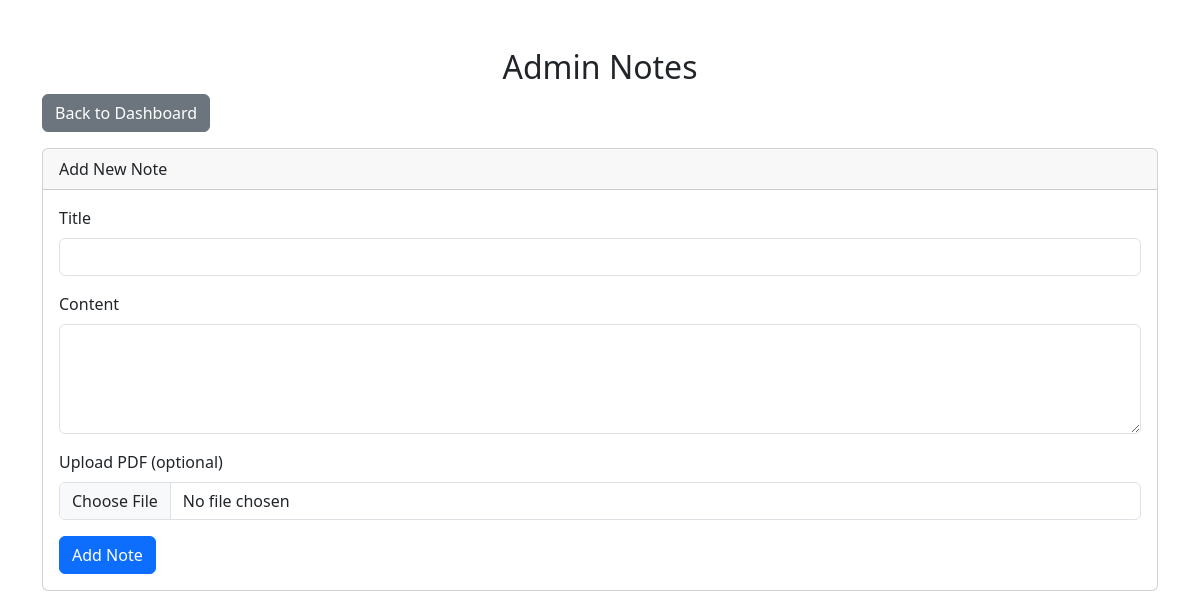
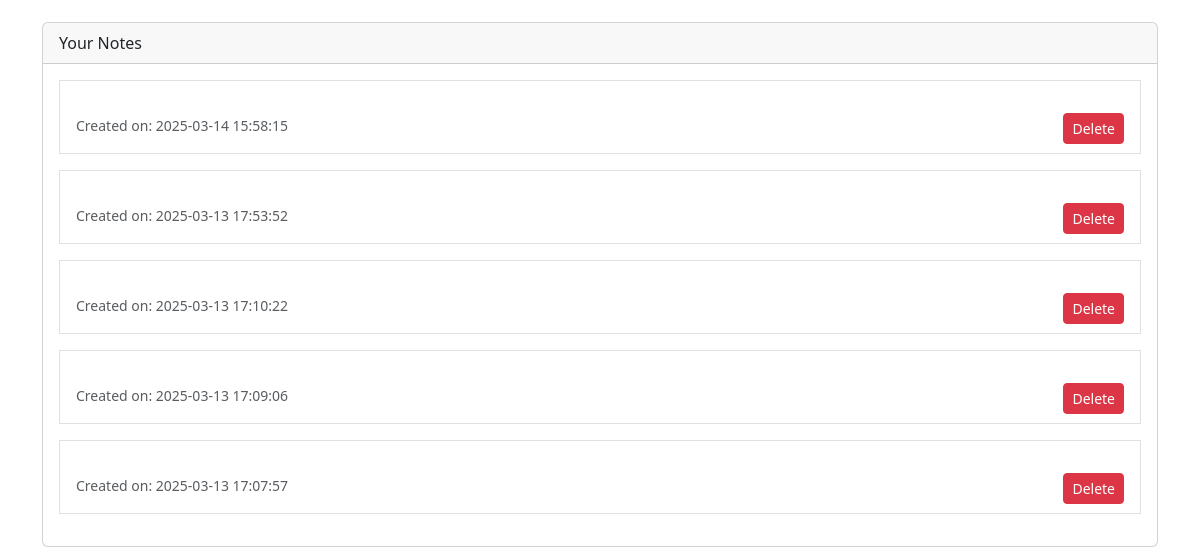
The app's page /admin/notes.php (signed in), older data (2 pictures, top to bottom).
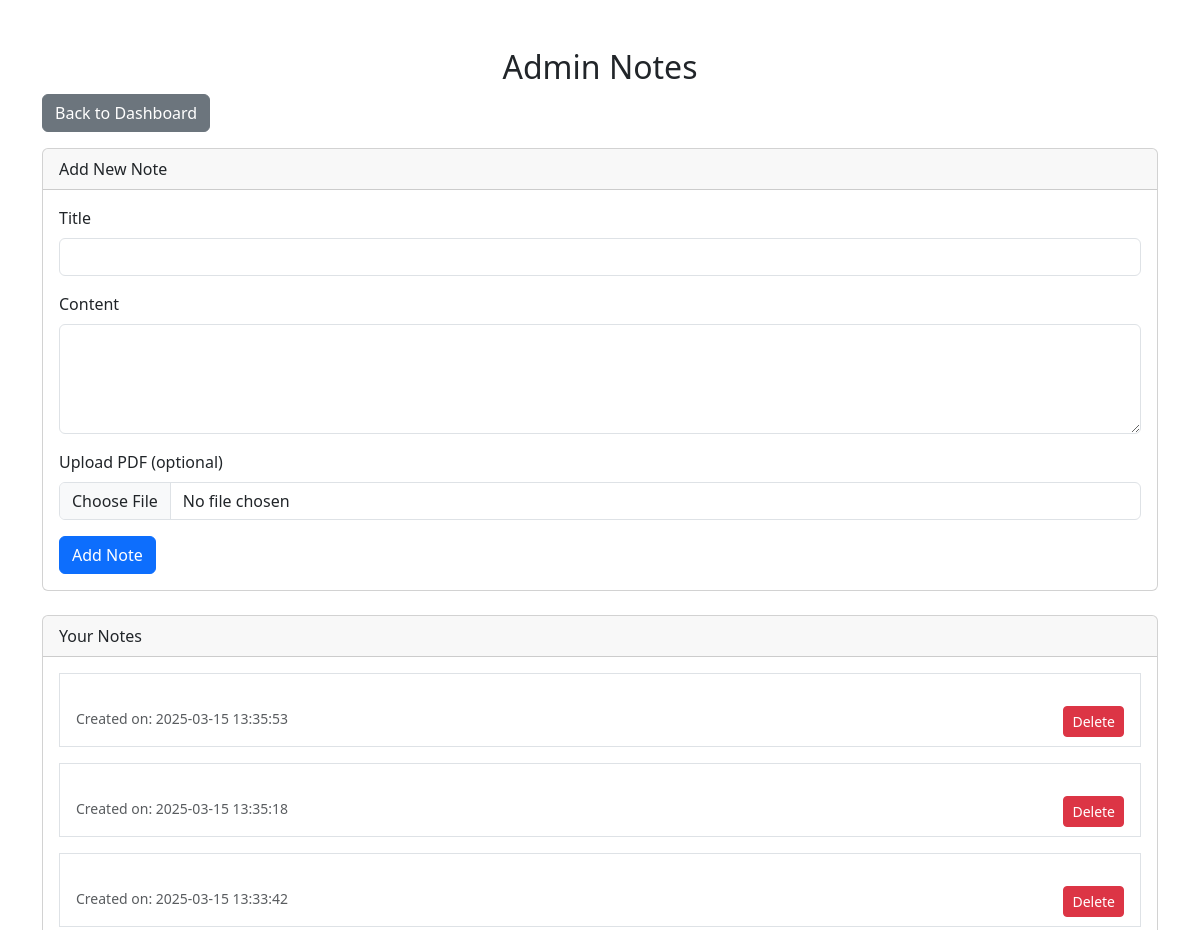
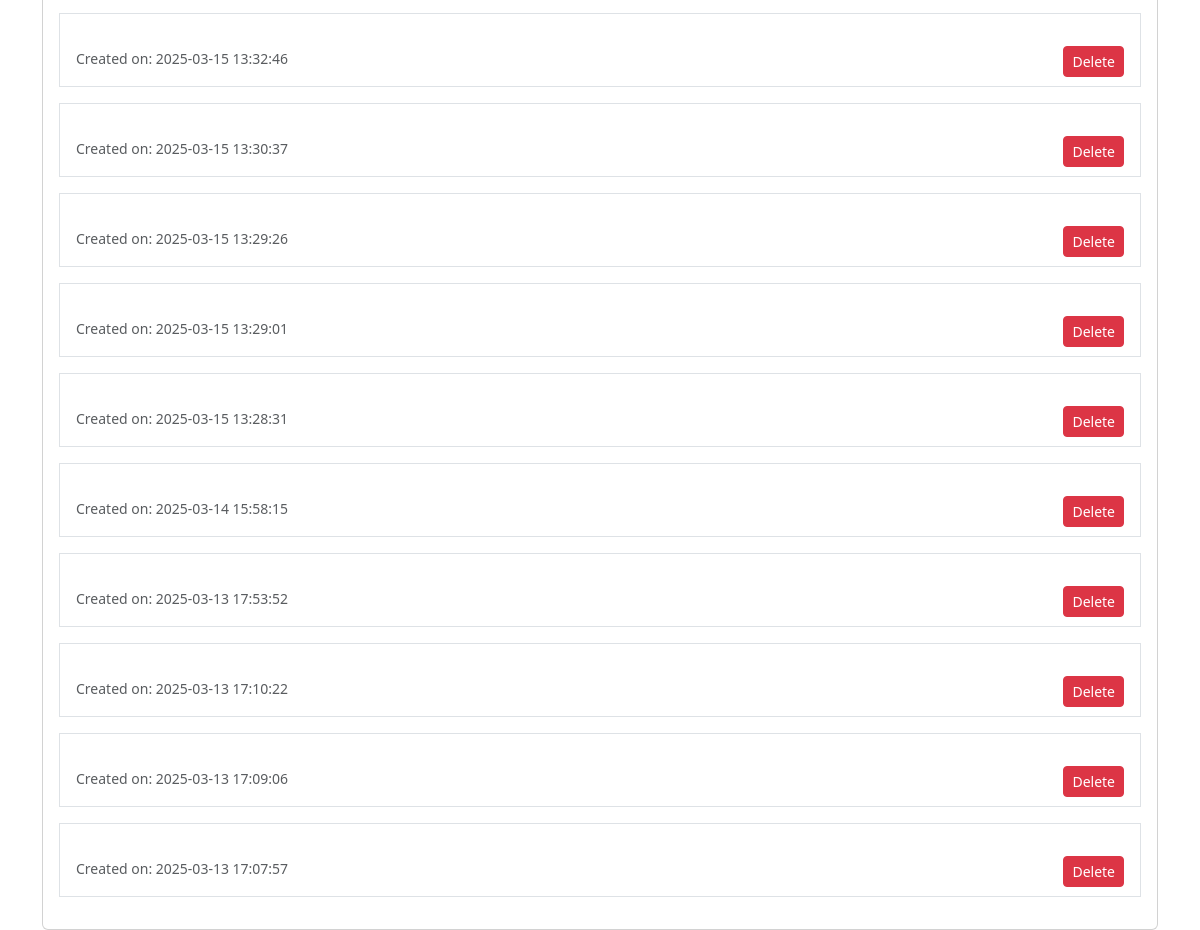
The same page, newer data (2 pictures, top to bottom).
### tables this page shows
CREATE TABLE `notes` (
  `id` int(11) NOT NULL,
  `user_id` int(11) NOT NULL,
  `notes_title` varchar(255) NOT NULL,
  `notes_subject` varchar(255) NOT NULL,
  `description` text NOT NULL,
  `pdf` varchar(255) DEFAULT NULL,
  `view_count` int(11) DEFAULT 0,
  `dwnld_count` int(11) DEFAULT 0,
  `created_at` timestamp NOT NULL DEFAULT current_timestamp(),
  `download_count` int(11) DEFAULT 0
);

### admin/notes.php (the view, shortened to what this page needs)
<?php
require '../db/db.php';
$result = $conn->query("SELECT * FROM notes ORDER BY created_at DESC");
?>
<!DOCTYPE html>
<html lang="en">
<head>
    <link rel="stylesheet" href="https://cdn.jsdelivr.net/npm/bootstrap@5.3.0/dist/css/bootstrap.min.css">
</head>
<body>
    <div class="container mt-5">
        <h2 class="text-center">Admin Notes</h2>
        <a href="dashboard.php" class="btn btn-secondary mb-3">Back to Dashboard</a>
        <div class="card mb-4">
            <div class="card-header">Add New Note</div>
            <div class="card-body">
                <form method="POST" action="notes.php" enctype="multipart/form-data">
                    <div class="mb-3">
                        <label class="form-label">Title</label>
                        <input type="text" name="title" class="form-control" required>
                    </div>
                    <div class="mb-3">
                        <label class="form-label">Content</label>
                        <textarea name="content" class="form-control" rows="4" required></textarea>
                    </div>
                    <div class="mb-3">
                        <label class="form-label">Upload PDF (optional)</label>
                        <input type="file" name="pdf_file" class="form-control" accept=".pdf">
                    </div>
                    <button type="submit" name="add_note" class="btn btn-primary">Add Note</button>
                </form>
            </div>
        </div>
        <div class="card">
            <div class="card-header">Your Notes</div>
            <div class="card-body">
                <?php while ($note = $result->fetch_assoc()) : ?>
                    <div class="border p-3 mb-3">
                        <small class="text-muted">Created on: <?php echo $note['created_at']; ?></small>
                        <a href="notes.php?delete=<?php echo $note['id']; ?>" class="btn btn-danger btn-sm float-end" onclick="return confirm('Are you sure?')">Delete</a>
                    </div>
                <?php endwhile; ?>
            </div>
        </div>
    </div>
</body>
</html>

Row changes from the older to the newer data that the page shows:
added notes: created_at "2025-03-15 13:35:53"
added notes: created_at "2025-03-15 13:35:18"
added notes: created_at "2025-03-15 13:33:42"
added notes: created_at "2025-03-15 13:32:46"
added notes: created_at "2025-03-15 13:30:37"
added notes: created_at "2025-03-15 13:29:26"
added notes: created_at "2025-03-15 13:29:01"
added notes: created_at "2025-03-15 13:28:31"
